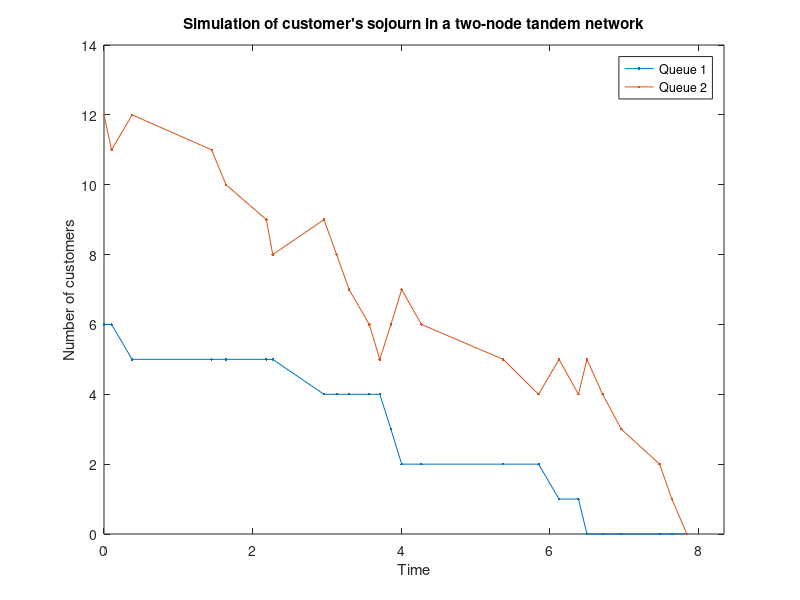

The MATLAB source for this figure:
clc
clear

%% SIMULATION OF CUSTOMER'S SOJOURN IN A TWO-NODE TANDEM NETWORK

% This is a simulation of the sojourn time of a customer, joining the
% system and occupying position (n1,n2). Lambda, mu1 and mu2 are the
% arrival rate, the service rate at queue 1 and service rate at queue 2
% respectively

% The graph represents the position of tagged customer at queue 1 and 
% queue 2 at each jump of the Markov chain

% Time1, Time2 and Time are the sojourn time of the tagged customer at
% queue 1, queue 2 and in the system respectively

lambda=1;
mu1=1;
mu2=2;
n1=6;
n2=12;
t=0;
tt=zeros(1,1);
count=1;
v=zeros(2,1);
v(:,1)=[n1;n2];

while n1>0 || n2>0
    b=exprnd(1/mu1);
    c=exprnd(1/mu2);
    if n2==0
        dt=b;
            n1=n1-1;
            n2=n2+1;
    elseif n1==0
        dt=c;
        n2=n2-1;
    else
        dt=min(b,c);
        if b==dt
            n1=n1-1;
            n2=n2+1;
        else
            n2=n2-1;
        end
    end
    t=t+dt;
    count=count+1;
    v(:,count)=[n1;n2];
    tt(1,count)=t;
    if n1==0 && v(1,count-1)>0
        Time1=t;
    end
end
Time=t;
Time2=Time-Time1;

figure
plot(tt,v(1,:),'linestyle','-','marker','.');
hold on
plot(tt,v(2,:),'linestyle','-','marker','.');
legend('Queue 1','Queue 2');
xlabel('Time');
ylabel('Number of customers');
xlim([0,Time+0.5]);
ylim([0,max(max(v))+2]);
title('Simulation of customer''s sojourn in a two-node tandem network');
x0=100;
y0=200;
width=650;
height=500;
set(gcf,'position',[x0,y0,width,height]);

